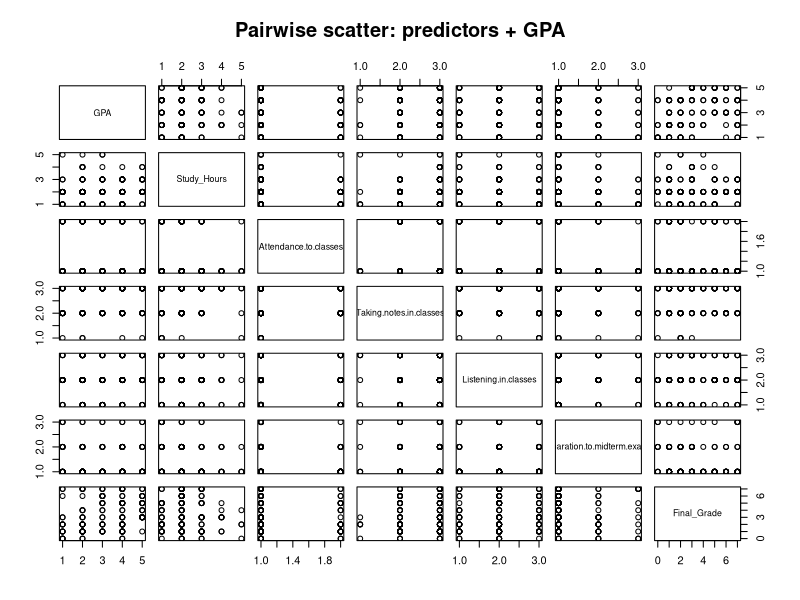

Write the R code that produced this figure.
# =========================================
# (Hafeez) - Step 1: Load Clean Dataset & Initial Preview
# =========================================

# Load cleaned dataset created by Pooji
student_data <- read.csv("Final_Clean_Student_Data.csv", stringsAsFactors = FALSE)

# View structure of dataset
str(student_data)

# View first 6 rows
head(student_data)

# Quick counts
cat("Total rows:", nrow(student_data), " Total columns:", ncol(student_data), "\n")



# =========================================
# (Hafeez) - Step 2: Exploratory correlations & pairwise checks
# =========================================

# Ensure variables we will analyse are numeric (convert factors if necessary)
analysis_vars <- c("GPA",
                   "Study_Hours",
                   "Attendance.to.classes",
                   "Taking.notes.in.classes",
                   "Listening.in.classes",
                   "Preparation.to.midterm.exams.1",
                   "Final_Grade")

for (v in analysis_vars) {
  if (v %in% names(student_data)) {
    if (is.factor(student_data[[v]])) {
      student_data[[v]] <- as.numeric(as.character(student_data[[v]]))
    }
  }
}

# Select numeric subset (complete cases for correlation)
num_subset <- na.omit(student_data[ , intersect(analysis_vars, names(student_data))])

# Correlation matrix (pairwise.complete.obs if you prefer)
cor_mat <- round(cor(num_subset, use = "pairwise.complete.obs"), 3)

# Save correlation matrix for report
if (!dir.exists("report")) dir.create("report")
if (!dir.exists("report/tables")) dir.create("report/tables")
write.csv(as.data.frame(cor_mat), file = "report/tables/Hafeez_correlation_matrix.csv", row.names = TRUE)

# Print correlation matrix to console
print(cor_mat)

# Pairwise scatterplot matrix saved to file
if (!dir.exists("report/figures")) dir.create("report/figures")
png(filename = "report/figures/Hafeez_pairwise_scatter.png", width = 900, height = 900)
pairs(num_subset, main = "Pairwise scatter: predictors + GPA")
dev.off()
